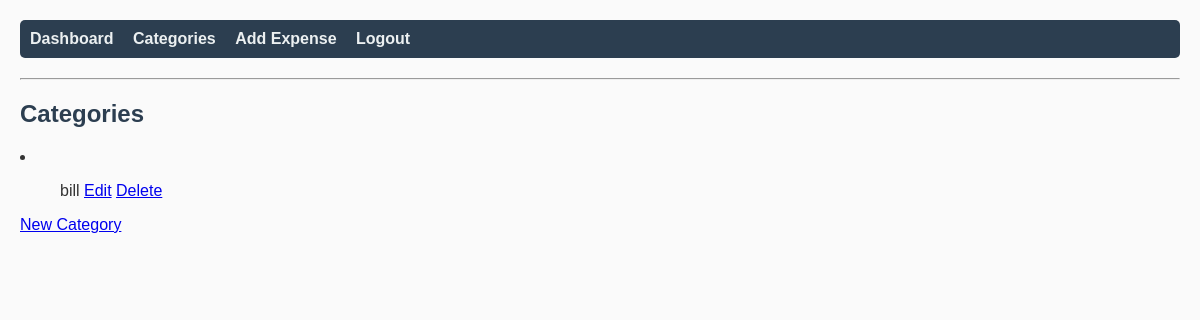
The page /expenses/categories/ (signed in) on the database as committed earlier.
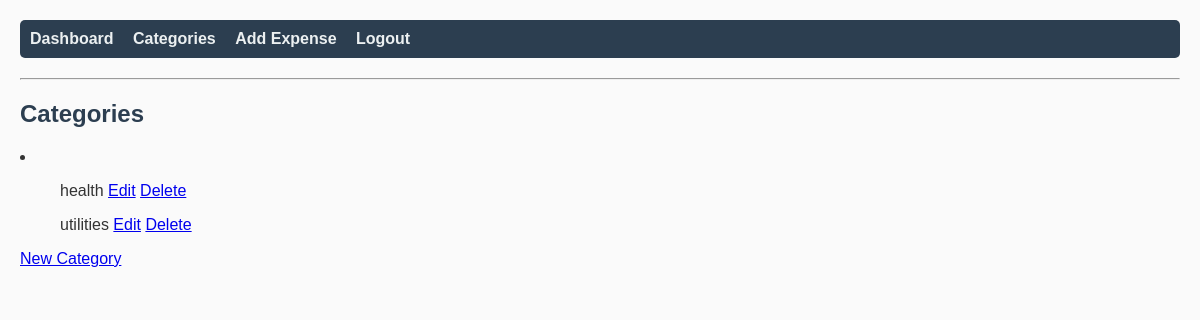
The same page on the database as committed later.
### expenses/models.py (models this page shows)
class Category(models.Model):
    user = models.ForeignKey(User, on_delete=models.CASCADE)
    category = models.CharField(max_length=20)
    def __str__(self):
        return f"{self.category}"

### expenses/views.py (the view)
# urls.py: path('categories/', CategoryListView.as_view(), name='category-list'),
class CategoryListView(LoginRequiredMixin, ListView):
    model = Category
    template_name = 'expenses/category_list.html'
    context_object_name = 'categories'
    def get_queryset(self):
        return Category.objects.filter(user=self.request.user)

### expenses/templates/expenses/category_list.html
{% extends 'base.html' %}
{% block content %}
  <h2>Categories</h2>
  <li>
    {% for category in categories %}
      <ul>
        {{ category }}
        <a href="{% url 'category-update' category.pk %}">Edit</a>
        <a href="{% url 'category-delete' category.pk %}">Delete</a>
      </ul>
    {% empty %}
      <ul>No categories yet</ul>
    {% endfor %}
  </li>
<a href="{% url 'category-create' %}">New Category</a>
{% endblock %}

Rows that differ between the two databases and show on the page:
removed Category: category "bill"
added Category: category "health"
added Category: category "utilities"
